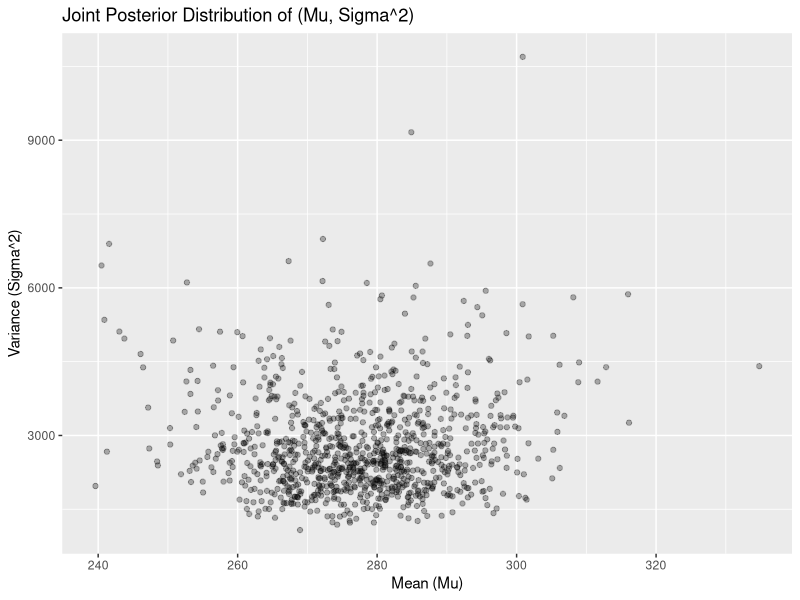
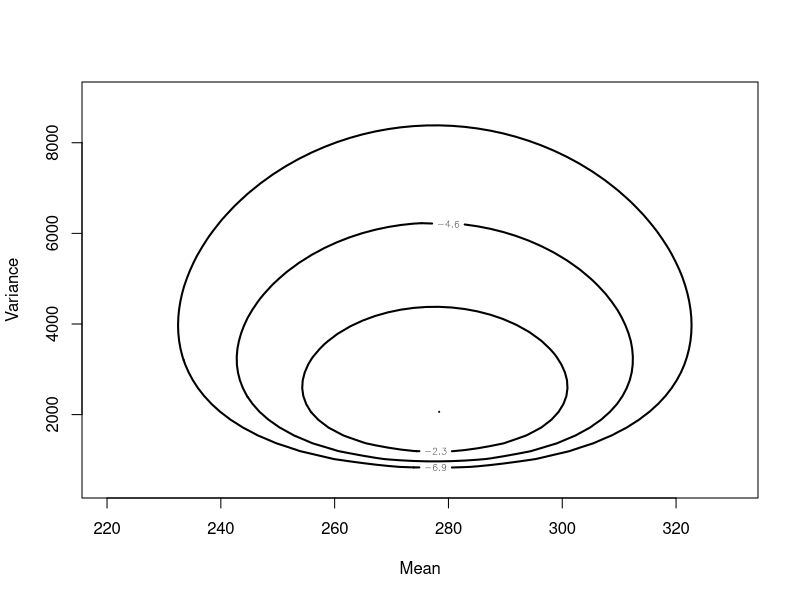
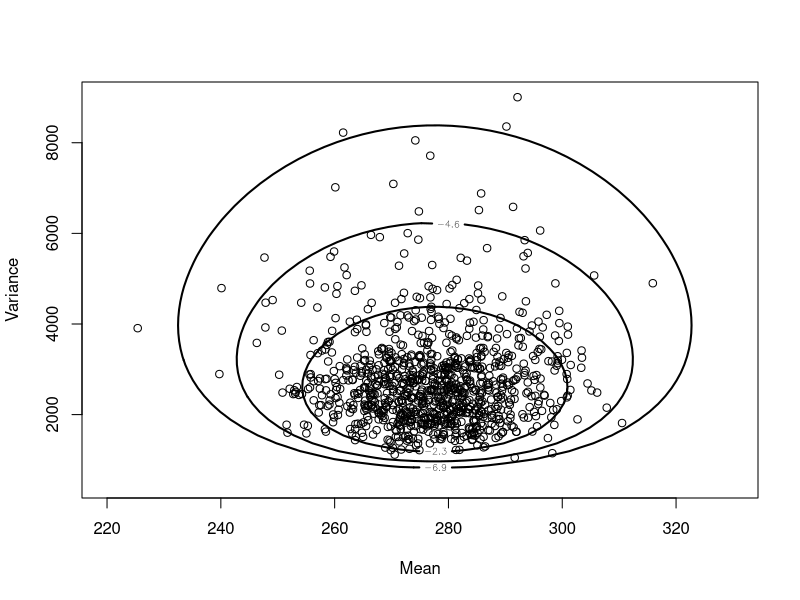
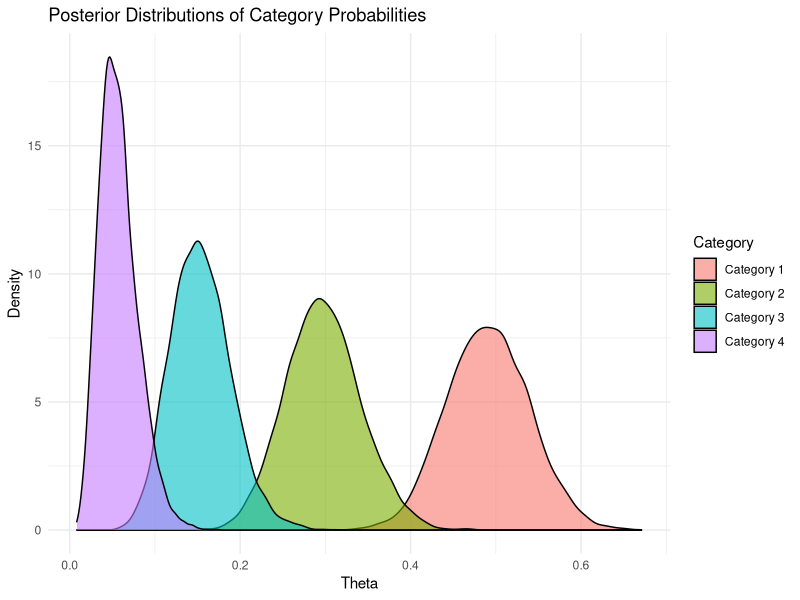
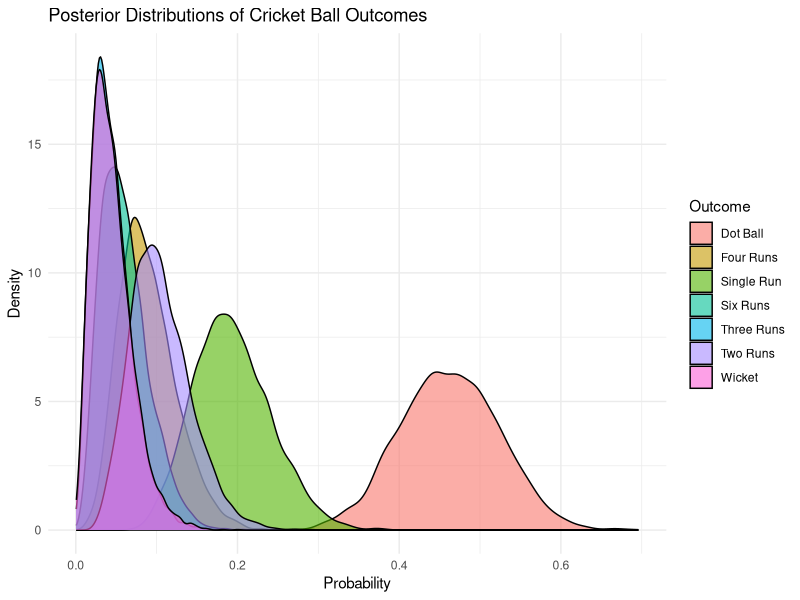
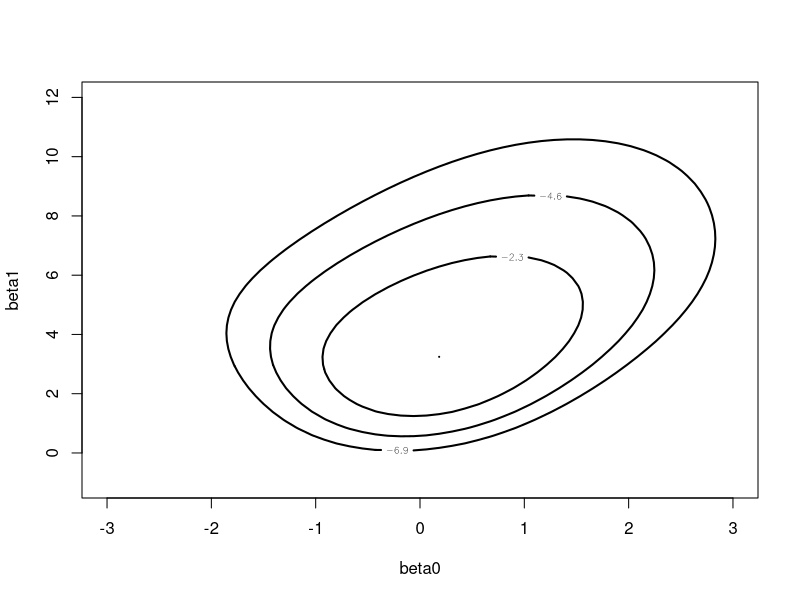
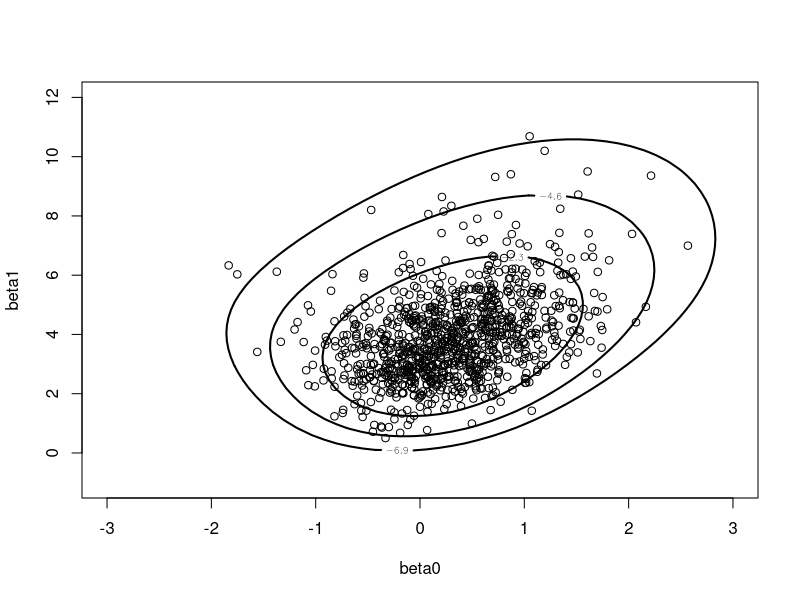
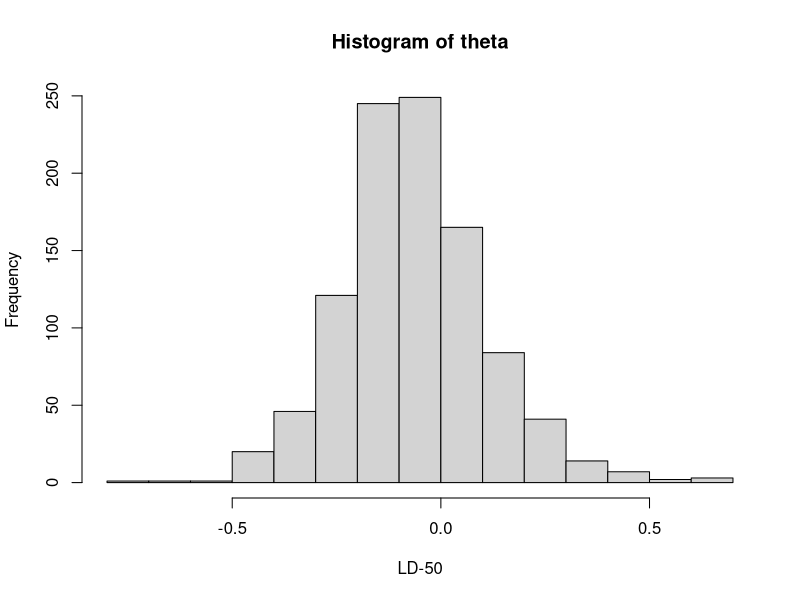

These charts were generated, in order, by the following R code:
## ---- chunk 1
knitr::opts_chunk$set(echo = TRUE)
## ---- chunk 2
library(LearnBayes)
data(marathontimes)
attach(marathontimes)
time <- marathontimes$time
## ---- chunk 3
n <- length(time)
y_bar <- mean(time)
S <- sum((time - y_bar)^2)
df <- n - 1

set.seed(123)
sigma2_samples <- S / rchisq(1000, df)
mu_samples <- rnorm(1000, mean = y_bar, sd = sqrt(sigma2_samples) / sqrt(n))
## ---- chunk 4
ci_mu <- quantile(mu_samples, c(0.025, 0.975))
ci_sigma <- quantile(sqrt(sigma2_samples), c(0.025, 0.975))

list(mean_ci = ci_mu, sigma_ci = ci_sigma)
## ---- chunk 5
library(ggplot2)
data_posterior <- data.frame(mu = mu_samples, sigma2 = sigma2_samples)

ggplot(data_posterior, aes(x = mu, y = sigma2)) +
  geom_point(alpha = 0.3) +
  labs(title = "Joint Posterior Distribution of (Mu, Sigma^2)",
       x = "Mean (Mu)", y = "Variance (Sigma^2)")
## ---- chunk 6
library(LearnBayes)
data(marathontimes)
attach(marathontimes)
time <- marathontimes$time
## ---- chunk 7
library(LearnBayes)

# Define limits for the contour plot
x_limits <- c(220, 330, 500, 9000)

# Plot contour for posterior distribution
mycontour(normchi2post, x_limits, time, xlab="Mean", ylab="Variance")
## ---- chunk 8
library(LearnBayes)

# Simulate from the joint posterior
draws <- normpostsim(time)

# Extract mu and sigma^2 samples
mu_samples <- draws$mu
sigma2_samples <- draws$sigma2
## ---- chunk 9
ci_mu <- quantile(mu_samples, c(0.025, 0.975))
ci_sigma <- quantile(sqrt(sigma2_samples), c(0.025, 0.975))

list(mean_ci = ci_mu, sigma_ci = ci_sigma)
## ---- chunk 10
mycontour(normchi2post, x_limits, time, xlab="Mean", ylab="Variance")
points(mu_samples, sigma2_samples)
## ---- chunk 11
library(LearnBayes)
library(ggplot2)
## ---- chunk 12
k <- 4  # Number of categories
Y <- c(50, 30, 15, 5)  # Observed counts for each category
n <- sum(Y)  # Total sample size
## ---- chunk 13
alpha_prior <- rep(1, k)  # Dirichlet(1,1,1,1) prior
## ---- chunk 14
alpha_posterior <- alpha_prior + Y
## ---- chunk 15
library(MCMCpack)
posterior_samples <- rdirichlet(5000, alpha_posterior)
colnames(posterior_samples) <- paste("Category", 1:k)
## ---- chunk 16
library(tidyr)
library(dplyr)

data_posterior <- as.data.frame(posterior_samples) %>%
  pivot_longer(cols = everything(), names_to = "Category", values_to = "Theta")

# Plot posterior distributions

ggplot(data_posterior, aes(x = Theta, fill = Category)) +
  geom_density(alpha = 0.6) +
  labs(title = "Posterior Distributions of Category Probabilities",
       x = "Theta", y = "Density") +
  theme_minimal()
## ---- chunk 17
credible_intervals <- apply(posterior_samples, 2, function(x) quantile(x, c(0.025, 0.975)))
credible_intervals
## ---- chunk 18
library(LearnBayes)
library(MCMCpack)
library(ggplot2)
library(tidyr)
library(dplyr)
## ---- chunk 19
k <- 7  # Number of outcome categories
Y <- c(30, 12, 6, 2, 5, 3, 2)  # Observed counts: (Dot, 1, 2, 3, 4, 6, Wicket)
n <- sum(Y)  # Total number of balls observed
outcome_labels <- c("Dot Ball", "Single Run", "Two Runs", "Three Runs", "Four Runs", "Six Runs", "Wicket")
## ---- chunk 20
alpha_prior <- rep(1, k)  # Dirichlet(1,1,1,1,1,1,1) prior
## ---- chunk 21
alpha_posterior <- alpha_prior + Y
## ---- chunk 22
posterior_samples <- rdirichlet(5000, alpha_posterior)
colnames(posterior_samples) <- outcome_labels
## ---- chunk 23
data_posterior <- as.data.frame(posterior_samples) %>%
  pivot_longer(cols = everything(), names_to = "Outcome", values_to = "Theta")

# Plot posterior distributions

ggplot(data_posterior, aes(x = Theta, fill = Outcome)) +
  geom_density(alpha = 0.6) +
  labs(title = "Posterior Distributions of Cricket Ball Outcomes",
       x = "Probability", y = "Density") +
  theme_minimal()
## ---- chunk 24
credible_intervals <- apply(posterior_samples, 2, function(x) quantile(x, c(0.025, 0.975)))
credible_intervals
## ---- chunk 25
# Define the data vectors
x <- c(-0.86, -0.3, -0.05, 0.73)
n <- rep(5, 4)
y <- c(0, 1, 3, 5)

# Create the response matrix (deaths and survivors)
response <- cbind(y, n - y)

# Fit the logistic regression model
results <- glm(response ~ x, family = binomial)
summary(results)
## ---- chunk 26
# person believes the median(p=0.5) of the prior is 0.2
# and the 90th percentile (p=0.9) of the prior is 0.5
# Matching prior information to beta distributions
beta.select(list(p = 0.5, x = 0.2), list(p = 0.9, x = 0.5))  # pL ~ Beta(1.12, 3.56)
beta.select(list(p = 0.5, x = 0.8), list(p = 0.9, x = 0.98)) # pH ~ Beta(2.10, 0.74)
## ---- chunk 27
# Observed data
x <- c(-0.86, -0.3, -0.05, 0.73)
n <- rep(5, 4)
y <- c(0, 1, 3, 5)
data <- cbind(x, n, y)

# Prior "data" from conditional means prior
prior <- rbind(c(-0.7, 4.68, 1.12),
               c(0.6, 2.84, 2.10))

# Combine the observed and prior data:
data.new <- rbind(data, prior)
## ---- chunk 28
prior <- rbind(c(-0.7, 4.68, 1.12),  # Dose = -0.7, n = 4.68, deaths = 1.12
               c(0.6, 2.84, 2.10))    # Dose = 0.6, n = 2.84, deaths = 2.10
## ---- chunk 29
# Load necessary package
library(LearnBayes)

# Contour plot of posterior
data.new <- as.matrix(data.new)
mycontour(logisticpost, c(-3, 3, -1, 12), data.new,
          xlab = "beta0", ylab = "beta1")
## ---- chunk 30
# Simulate samples from posterior
mycontour(logisticpost, c(-3, 3, -1, 12), data.new,
          xlab = "beta0", ylab = "beta1")
s <- simcontour(logisticpost, c(-2, 3, -1, 11), data.new, 1000)
points(s)
## ---- chunk 31
theta <- -s$x / s$y
hist(theta, xlab = "LD-50", breaks = 20)
quantile(theta,c(.025,.975))
## ---- chunk 32
library(knitr)
library(kableExtra)

# Creating a centered table for better visibility
data <- data.frame(
  Player = c("Player A", "Player B"),
  Successful_Free_Throws = c(85, 78),
  Total_Attempts = c(100, 100)
)
kable(data, caption = "Observed Free Throw Success Data", align = "c") %>%
  kable_styling(full_width = FALSE, position = "center")
## ---- chunk 33
set.seed(123)
n_samples <- 10000

# Simulating posterior samples for p_A and p_B
p_A_samples <- rbeta(n_samples, 85 + 2, 100 - 85 + 2)
p_B_samples <- rbeta(n_samples, 78 + 2, 100 - 78 + 2)

# Compute probability that p_A > p_B
prob_A_better <- mean(p_A_samples > p_B_samples)

# Display result
print(paste("Probability that Player A is better than Player B:", round(prob_A_better, 4)))
## ---- chunk 34
library(ggplot2)

data <- data.frame(
  Probability = c(p_A_samples, p_B_samples),
  Player = rep(c("Player A", "Player B"), each = n_samples)
)

ggplot(data, aes(x = Probability, fill = Player)) +
  geom_density(alpha = 0.6) +
  labs(title = "Posterior Distributions of Free Throw Success Rates",
       x = "Success Rate", y = "Density")
## ---- chunk 35
prob_A_better <- mean(p_A_samples > p_B_samples)
cat("The probability that Player A is better than Player B:", round(prob_A_better, 4), "\n")
## ---- chunk 36
alpha <- 2  # Prior success count for Player A
beta <- 2   # Prior failure count for Player A
gamma <- 2  # Prior success count for Player B
delta <- 2  # Prior failure count for Player B
sigma <- 1  # Strength of dependence

# Define function for Howard's dependent prior
howard_prior <- function(p_A, p_B, alpha, beta, gamma, delta, sigma) {
  theta_A <- log(p_A / (1 - p_A))
  theta_B <- log(p_B / (1 - p_B))
  u <- (theta_A - theta_B) / sigma
  exp(-0.5 * u^2) * p_A^(alpha-1) * (1 - p_A)^(beta-1) * p_B^(gamma-1) * (1 - p_B)^(delta-1)
}
## ---- chunk 37
n_samples <- 10000

# Simulate independent priors
p_A_samples <- rbeta(n_samples, 85 + alpha, 100 - 85 + beta)
p_B_samples <- rbeta(n_samples, 78 + gamma, 100 - 78 + delta)

# Compute dependent prior weights
prior_weights <- howard_prior(p_A_samples, p_B_samples, alpha, beta, gamma, delta, sigma)

# Normalize weights
prior_weights <- prior_weights / sum(prior_weights)

# Sample from posterior under dependent prior
idx <- sample(1:n_samples, n_samples, replace = TRUE, prob = prior_weights)
p_A_dep <- p_A_samples[idx]
p_B_dep <- p_B_samples[idx]

# Compute probability that Player A is better than Player B
prob_A_better_dep <- mean(p_A_dep > p_B_dep)

print(paste("Probability that Player A is better than Player B (dependent prior):", round(prob_A_better_dep, 4)))
